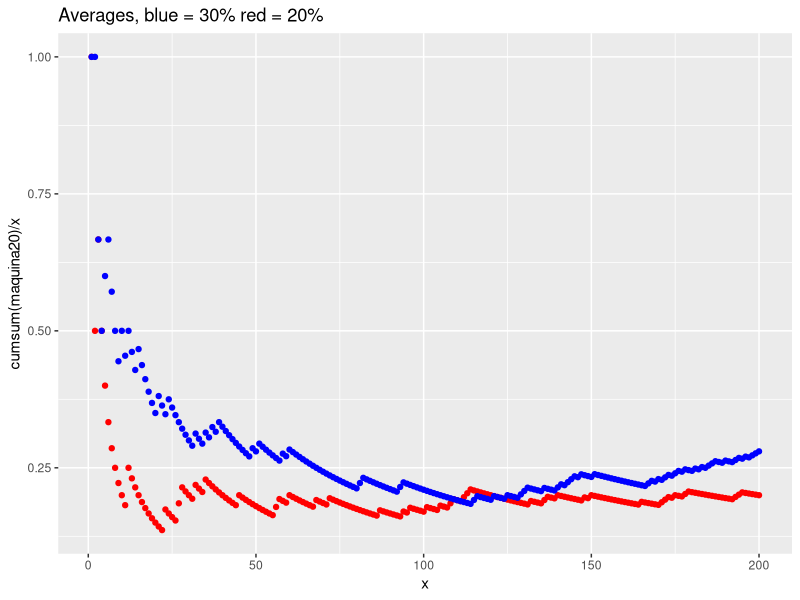
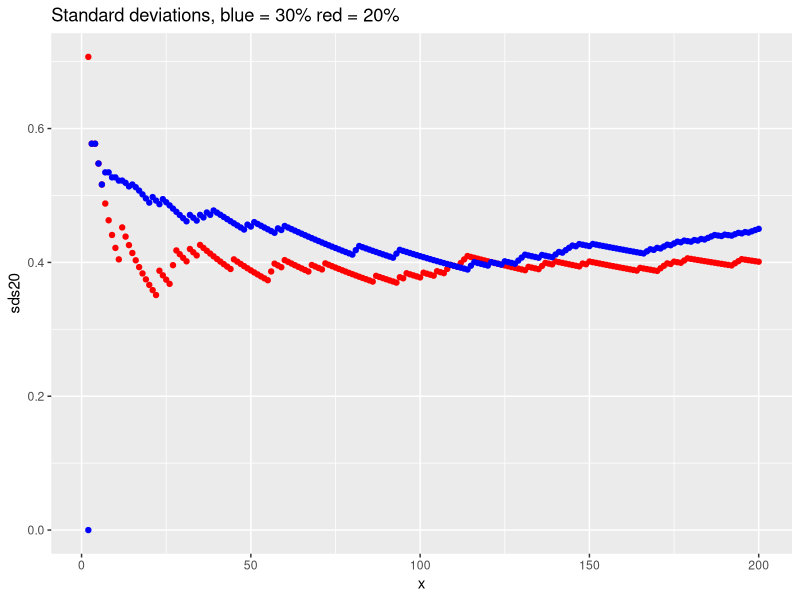
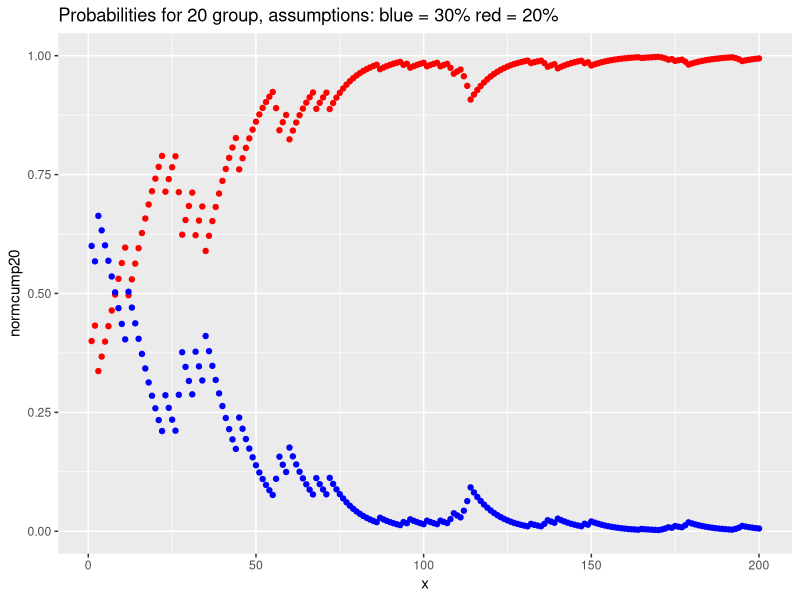
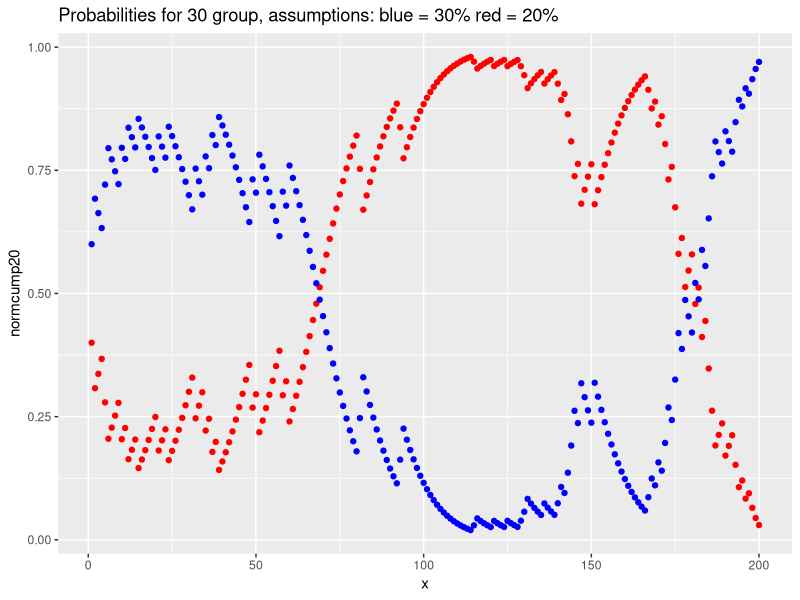

The R script that drew these images, in order:
library(tidyverse)

pnorm(70, mean = 50, sd = 15) - pnorm(50, mean = 50, sd = 15)

#google intravista
n=200
x <- seq(1, n)
maquina20 <- ifelse(runif(n) < 0.2, 1, 0)
maquina30 <- ifelse(runif(n) < 0.3, 1, 0)
mean(maquina20)
mean(maquina30)
sd(maquina20)
sd(maquina30)

ggplot() +
  geom_point(aes(x, cumsum(maquina20)/x), color = "red") +
  geom_point(aes(x, cumsum(maquina30)/x), color = "blue") +
  ggtitle("Averages, blue = 30% red = 20%")

sds20 <- rep(0, n)
sds30 <- rep(0, n)
for (i in 1:n) {
  sds20[i] = sd(maquina20[1:i])
  sds30[i] = sd(maquina30[1:i])
}

ggplot() +
  geom_point(aes(x, sds20), color = "red") +
  geom_point(aes(x, sds30), color = "blue") +
  ggtitle("Standard deviations, blue = 30% red = 20%")

#cumulative probability that this sample is from maquina20
p20 <- rep(0, n)
p30 <- rep(0, n)
for(i in 1:n) {
  p20[i] <- ifelse(maquina20[i]==0, 0.8, 0.2)
  p30[i] <- ifelse(maquina20[i]==0, 0.7, 0.3)
}
cump20 <- cumprod(p20)
cump30 <- cumprod(p30)
normcump20 <- rep(0, n)
normcump30 <- rep(0, n)
for(i in 1:n) {
  normcump20[i] <- cump20[i] / (cump20[i] + cump30[i])
  normcump30[i] <- cump30[i] / (cump20[i] + cump30[i])
}
ggplot() +
  geom_point(aes(x, normcump20), color = "red") +
  geom_point(aes(x, normcump30), color = "blue") +
  ggtitle("Probabilities for 20 group, assumptions: blue = 30% red = 20%")

p20 <- rep(0, n)
p30 <- rep(0, n)
for(i in 1:n) {
  p20[i] <- ifelse(maquina30[i]==0, 0.8, 0.2)
  p30[i] <- ifelse(maquina30[i]==0, 0.7, 0.3)
}
cump20 <- cumprod(p20)
cump30 <- cumprod(p30)
normcump20 <- rep(0, n)
normcump30 <- rep(0, n)
for(i in 1:n) {
  normcump20[i] <- cump20[i] / (cump20[i] + cump30[i])
  normcump30[i] <- cump30[i] / (cump20[i] + cump30[i])
}
ggplot() +
  geom_point(aes(x, normcump20), color = "red") +
  geom_point(aes(x, normcump30), color = "blue") +
  ggtitle("Probabilities for 30 group, assumptions: blue = 30% red = 20%")
